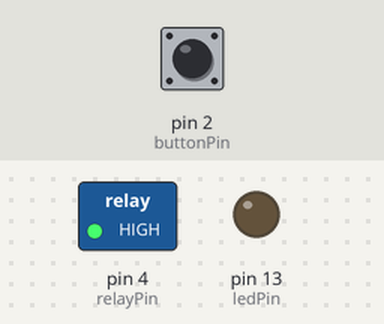
The sketch below on a simulated Arduino Uno, built with avr-gcc and run on an emulated ATmega328P. On the bench: switched loads named in the sketch (green lamp = pin HIGH), output pins drawn as LEDs (lit = HIGH). The test bench sets the inputs (shaded band); at power-on: pin 2 (buttonPin) LOW.

Above: at 1.2 s.
1.3 s: pin 2 (buttonPin) pulled HIGH for 0.15 s
At 2.5 s:
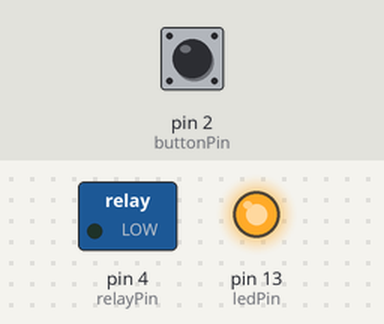
2.9 s: pin 2 (buttonPin) pulled HIGH for 1 s
At 3.8 s:
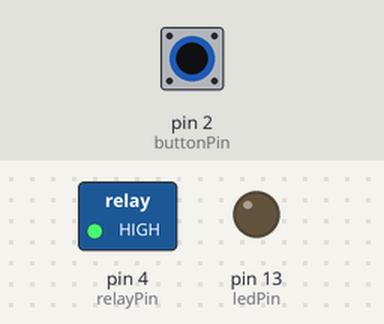
5.4 s: pin 2 (buttonPin) pulled HIGH for 3.2 s
At 5.7 s:
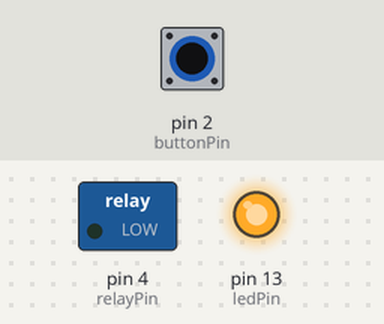
Timing chart, 0 to 8.4 s (numbered marks = the images above; inputs shaded):
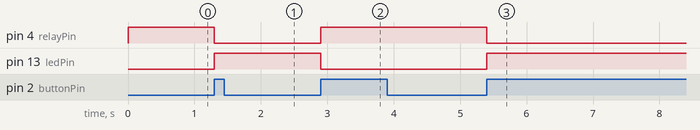

The sketch:

pushButton.ino
```cpp
/*  State change detection (edge detection)

 The circuit:
 * pushbutton attached to pin 2 from +5V
 * 10K resistor attached to pin 2 from ground

 Created 1/18/2014
 by Mark Snyder

Based on example code by Tom Igoe:
 http://arduino.cc/en/Tutorial/ButtonStateChange
 */

// Declaring LED and Pushbutton location constants
const int buttonPin = 2;    // Oushbutton connected to pin 2
const int ledPin = 13;      // Utilizing onboard LED on pin 13
const int relayPin = 4;     // Power relay connected to pin 4

// Declaring counter variables
int buttonState = 0;         // Current state of the button
int lastButtonState = 0;     // Previous state of the button
int ledState = 0;            // Current state of the LED
int relayState = 0;          // Current state of the power relay

void setup() {
  // Initialize the button pin as a input:
  pinMode(buttonPin, INPUT);
  // Initialize the LED and power relay as an output:
  pinMode(ledPin, OUTPUT);
  pinMode(relayPin, OUTPUT);

  //Initializes the power relay in the 'off' position
  //NOTE: Power relay must be pulled LOW to activate and HIGH to deactivate
  digitalWrite(relayPin, HIGH);
}

void loop() {
  // Read the pushbutton input pin - either HIGH or LOW
  buttonState = digitalRead(buttonPin);

  // Compare the buttonState to its previous state
  if (buttonState != lastButtonState) {
    // If the state has changed, check to see if the button went from off to on:
    if (buttonState == HIGH) {
      // if button went from off to on, flop ledState and relayState
      ledState = !(ledState | 0);
      relayState = !(relayState | 0);

      //Read ledState and turn on LED if ledState = 1. Turn off if anything else
      if (ledState == 1){
        digitalWrite(ledPin, HIGH);
      }
      else {
          digitalWrite(ledPin, LOW);
      }

      //Read relayState and turn on power relay if ledState = 1. Turn off if anything else
      if (relayState == 1){
        digitalWrite(relayPin, LOW);
      }
      else {
          digitalWrite(relayPin, HIGH);
      }

    }

  // save the current state as the last state, for next time through the loop
  lastButtonState = buttonState;

  }
}
```

Measured:
- after the input at 1.3 s, pin 4 (relayPin): HIGH → LOW at once; pin 13 (ledPin): LOW → HIGH at once
- after the input at 2.9 s, pin 4 (relayPin): LOW → HIGH at once; pin 13 (ledPin): HIGH → LOW at once
- after the input at 5.4 s, pin 4 (relayPin): HIGH → LOW at once; pin 13 (ledPin): LOW → HIGH at once
